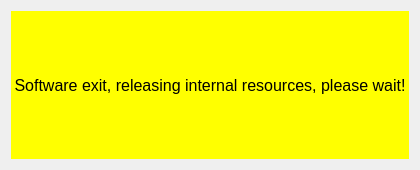
<?xml version="1.0" encoding="UTF-8"?>
<ui version="4.0">
 <class>ExitDialog</class>
 <widget class="QDialog" name="ExitDialog">
  <property name="geometry">
   <rect>
    <x>0</x>
    <y>0</y>
    <width>420</width>
    <height>170</height>
   </rect>
  </property>
  <property name="minimumSize">
   <size>
    <width>420</width>
    <height>170</height>
   </size>
  </property>
  <property name="maximumSize">
   <size>
    <width>420</width>
    <height>170</height>
   </size>
  </property>
  <property name="windowTitle">
   <string>Exit</string>
  </property>
  <property name="windowIcon">
   <iconset resource="../ico.qrc">
    <normaloff>:/UI_ICO/ICO/ICO.ico</normaloff>:/UI_ICO/ICO/ICO.ico</iconset>
  </property>
  <layout class="QGridLayout" name="gridLayout">
   <item row="0" column="0">
    <widget class="QLabel" name="label">
     <property name="font">
      <font>
       <pointsize>12</pointsize>
      </font>
     </property>
     <property name="autoFillBackground">
      <bool>true</bool>
     </property>
     <property name="styleSheet">
      <string notr="true">background-color: rgb(255, 255, 0);</string>
     </property>
     <property name="text">
      <string>Software exit, releasing internal resources, please wait!</string>
     </property>
     <property name="scaledContents">
      <bool>true</bool>
     </property>
     <property name="alignment">
      <set>Qt::AlignCenter</set>
     </property>
     <property name="wordWrap">
      <bool>true</bool>
     </property>
    </widget>
   </item>
  </layout>
 </widget>
 <resources>
  <include location="../ico.qrc"/>
 </resources>
 <connections/>
</ui>
